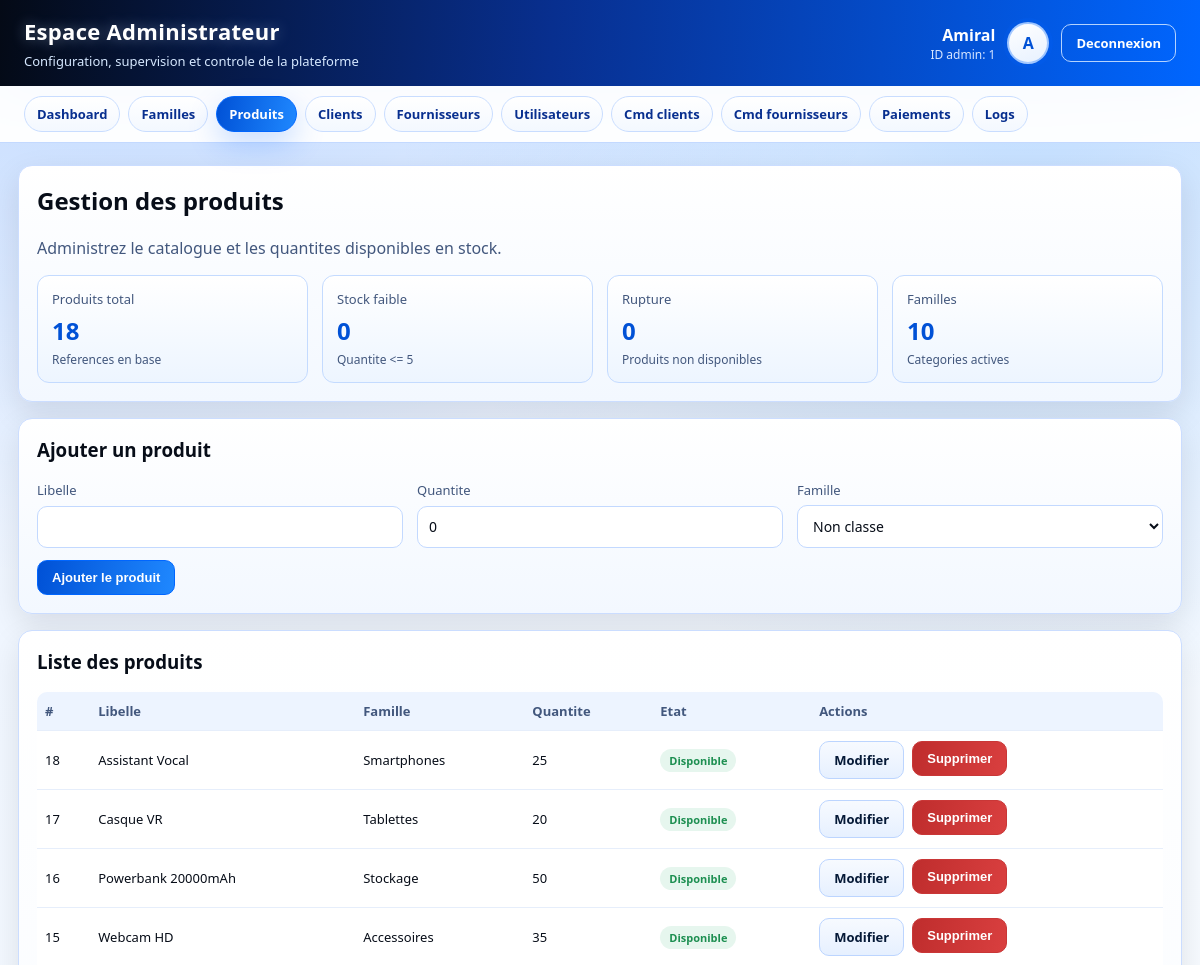
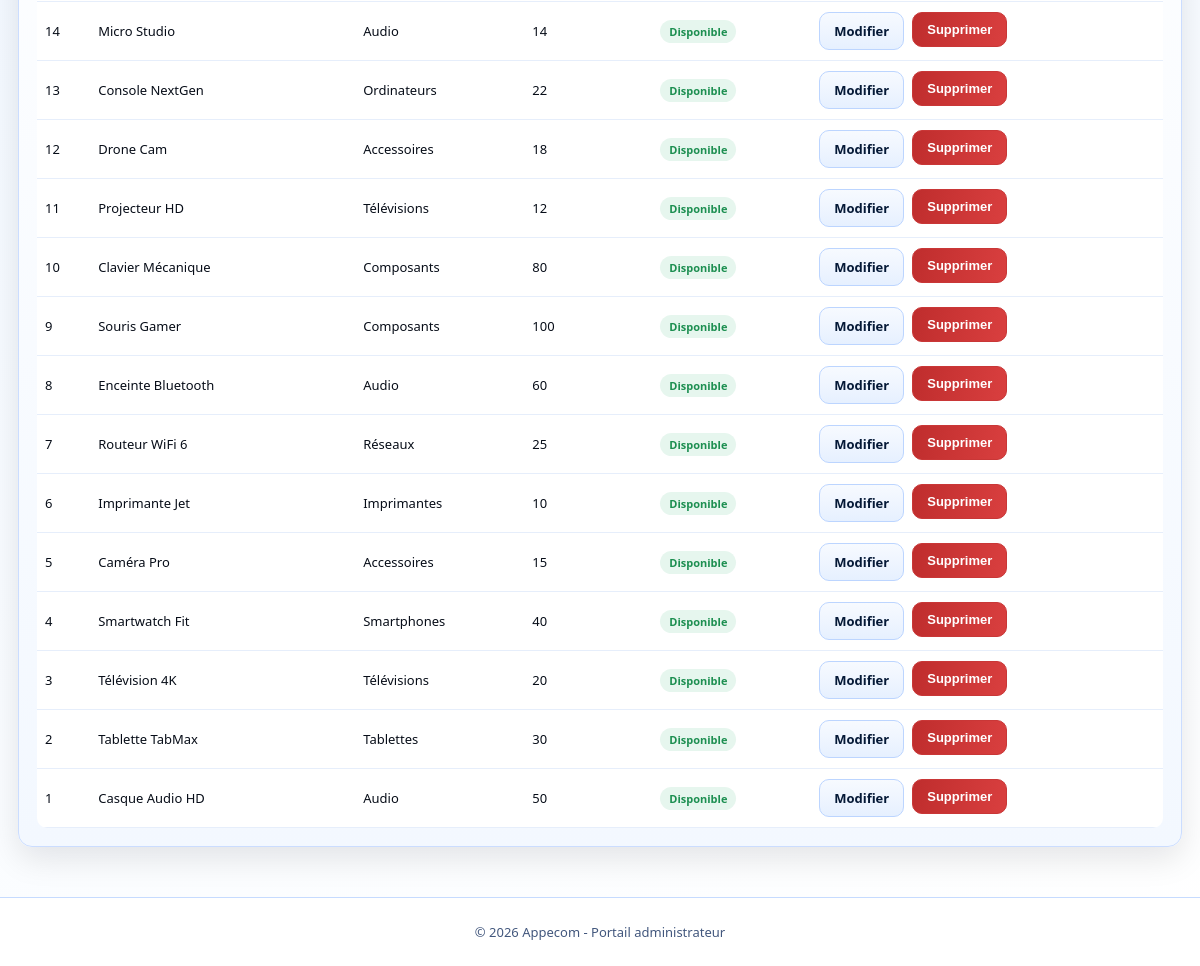
/admin/produits.php (signed in), run on the app's committed database (2 pictures, top to bottom).
### tables this page shows
CREATE TABLE IF NOT EXISTS `utilisateur` (
  `id_utilisateur` int NOT NULL AUTO_INCREMENT,
  `nom` varchar(50) NOT NULL,
  `email` varchar(100) NOT NULL,
  `mot_de_passe` varchar(255) NOT NULL,
  `role` enum('Administrateur','Employe') NOT NULL,
  `created_at` timestamp NULL DEFAULT CURRENT_TIMESTAMP,
  PRIMARY KEY (`id_utilisateur`),
  UNIQUE KEY `email` (`email`)
);

CREATE TABLE IF NOT EXISTS `produit` (
  `id_produit` int NOT NULL AUTO_INCREMENT,
  `libelle` varchar(50) NOT NULL,
  `prix` decimal(10,2) NOT NULL,
  `description` varchar(255) DEFAULT NULL,
  `quantite` int DEFAULT '0',
  `id_famille` int DEFAULT NULL,
  PRIMARY KEY (`id_produit`),
  KEY `id_famille` (`id_famille`)
);

### admin/_layout.php (called while the page is built, shortened)
<?php
$adminId = (int) $_SESSION['id_utilisateur'];
$adminName = isset($_SESSION['user']) ? trim((string) $_SESSION['user']) : 'Administrateur';
$dbPath = __DIR__ . '/../connexion_bd/connexion_bd.php';
if (file_exists($dbPath)) {
    if (isset($conn) && $conn instanceof mysqli) {
        $adminDb = $conn;
        $roleStmt = $adminDb->prepare('SELECT role, nom FROM Utilisateur WHERE id_utilisateur = ? LIMIT 1');
        if ($roleStmt) {
            $roleStmt->bind_param('i', $adminId);
            if ($roleStmt->execute()) {
                $roleResult = $roleStmt->get_result();
                $roleRow = $roleResult ? $roleResult->fetch_assoc() : null;
                if (!empty($roleRow['nom'])) {
                    $adminName = trim((string) $roleRow['nom']);
                }
            }
        }
    } else {
        $adminDbError = 'Connexion base indisponible.';
    }
} else {
    $adminDbError = 'Fichier de connexion base introuvable.';
}
$parts = preg_split('/\s+/', $adminName);
$adminInitials = '';
if (is_array($parts)) {
    foreach (array_slice($parts, 0, 2) as $part) {
        if ($part !== '') {
            $adminInitials .= strtoupper(substr($part, 0, 1));
        }
    }
}
$adminNav = [
    ['key' => 'dashboard', 'label' => 'Dashboard', 'href' => '../fonction_interne/dashboard_admin.php'],
    ['key' => 'familles', 'label' => 'Familles', 'href' => 'familles.php'],
    ['key' => 'produits', 'label' => 'Produits', 'href' => 'produits.php'],
    ['key' => 'clients', 'label' => 'Clients', 'href' => 'clients.php'],
    ['key' => 'fournisseurs', 'label' => 'Fournisseurs', 'href' => 'fournisseurs.php'],
    ['key' => 'utilisateurs', 'label' => 'Utilisateurs', 'href' => 'utilisateurs.php'],
    ['key' => 'commande_client', 'label' => 'Cmd clients', 'href' => 'commande_client.php'],
    ['key' => 'commande_fournisseur', 'label' => 'Cmd fournisseurs', 'href' => 'commande_fournisseur.php'],
    ['key' => 'paiement_client', 'label' => 'Paiements', 'href' => 'paiement_client.php'],
    ['key' => 'logs', 'label' => 'Logs', 'href' => 'logs.php'],
];
function admin_h($value)
{
    return htmlspecialchars((string) $value, ENT_QUOTES, 'UTF-8');
}

### admin/produits.php (the view, shortened to what this page needs)
<?php
require __DIR__ . '/_layout.php';
$activePage = 'produits';
$families = [];
if ($adminDb instanceof mysqli) {
    $famRes = $adminDb->query('SELECT id_famille, libelle FROM Famille ORDER BY libelle ASC');
    if ($famRes) {
        while ($row = $famRes->fetch_assoc()) {
            $families[] = $row;
        }
    }
}
$products = [];
if ($adminDb instanceof mysqli) {
    $result = $adminDb->query("SELECT p.id_produit, p.libelle, p.quantite, p.id_famille, COALESCE(f.libelle, 'Non classe') AS famille FROM Produit p LEFT JOIN Famille f ON f.id_famille = p.id_famille ORDER BY p.id_produit DESC");
    if ($result) {
        while ($row = $result->fetch_assoc()) {
            $products[] = $row;
        }
    }
}
$currentProduct = null;
include __DIR__ . '/_header.php';
?>
<section class="panel">
  <h2>Gestion des produits</h2>
  <p class="muted">Administrez le catalogue et les quantites disponibles en stock.</p>
  <div class="grid-4" style="margin-top:12px;">
    <article class="stat">
      <div class="label">Produits total</div>
      <div class="value"><?php echo count($products); ?></div>
      <div class="sub">References en base</div>
    </article>
    <article class="stat">
      <div class="label">Stock faible</div>
      <div class="value"><?php echo count(array_filter($products, function ($p) { return (int) $p['quantite'] > 0 && (int) $p['quantite'] <= 5; })); ?></div>
      <div class="sub">Quantite <= 5</div>
    </article>
    <article class="stat">
      <div class="label">Rupture</div>
      <div class="value"><?php echo count(array_filter($products, function ($p) { return (int) $p['quantite'] <= 0; })); ?></div>
      <div class="sub">Produits non disponibles</div>
    </article>
    <article class="stat">
      <div class="label">Familles</div>
      <div class="value"><?php echo count($families); ?></div>
      <div class="sub">Categories actives</div>
    </article>
  </div>
</section>
<section class="panel">
  <h3><?php echo $currentProduct ? 'Modifier un produit' : 'Ajouter un produit'; ?></h3>
  <form method="post" class="form-grid" style="margin-top:12px;">
    <div class="grid-3">
      <div class="field">
        <label>Libelle</label>
        <input type="text" name="libelle" maxlength="50" required value="<?php echo admin_h($currentProduct['libelle'] ?? ''); ?>">
      </div>
      <div class="field">
        <label>Quantite</label>
        <input type="number" name="quantite" min="0" required value="<?php echo admin_h($currentProduct['quantite'] ?? 0); ?>">
      </div>
      <div class="field">
        <label>Famille</label>
        <select name="id_famille">
          <option value="0">Non classe</option>
        </select>
      </div>
    </div>
    <div class="actions-row">
      <button type="submit" class="btn"><?php echo $currentProduct ? 'Enregistrer la mise a jour' : 'Ajouter le produit'; ?></button>
    </div>
  </form>
</section>
<section class="panel">
  <h3>Liste des produits</h3>
  <?php if (!empty($products)): ?>
    <div class="table-wrap">
      <table>
        <thead>
          <tr>
            <th>#</th>
            <th>Libelle</th>
            <th>Famille</th>
            <th>Quantite</th>
            <th>Etat</th>
            <th>Actions</th>
          </tr>
        </thead>
        <tbody>
          <?php foreach ($products as $product): ?>
            <?php
              $qty = (int) $product['quantite'];
              if ($qty <= 0) {
                  $stockText = 'Rupture';
                  $stockClass = 'badge danger';
              } elseif ($qty <= 5) {
                  $stockText = 'Stock faible';
                  $stockClass = 'badge warning';
              } else {
                  $stockText = 'Disponible';
                  $stockClass = 'badge success';
              }
            ?>
            <tr>
              <td><?php echo (int) $product['id_produit']; ?></td>
              <td><?php echo admin_h($product['libelle']); ?></td>
              <td><?php echo admin_h($product['famille']); ?></td>
              <td><?php echo $qty; ?></td>
              <td><span class="<?php echo $stockClass; ?>"><?php echo admin_h($stockText); ?></span></td>
              <td>
                <div class="actions-row">
                  <a class="btn btn-secondary" href="?edit=<?php echo (int) $product['id_produit']; ?>">Modifier</a>
                  <form method="post" onsubmit="return confirm('Supprimer ce produit ?');">
                    <button type="submit" class="btn btn-danger">Supprimer</button>
                  </form>
                </div>
              </td>
            </tr>
          <?php endforeach; ?>
        </tbody>
      </table>
    </div>
  <?php else: ?>
    <div class="empty-state">Aucun produit enregistre.</div>
  <?php endif; ?>
</section>
<?php include __DIR__ . '/_footer.php'; ?>

### admin/_header.php (shortened to what this page needs)
<!DOCTYPE html>
<html lang="fr">
<head>
  <link rel="stylesheet" href="admin-theme.css">
</head>
<body>
  <div class="site-shell">
    <header class="topbar">
      <div class="brand">
        <h1>Espace Administrateur</h1>
        <p>Configuration, supervision et controle de la plateforme</p>
      </div>
      <div class="identity">
        <div>
          <div class="identity-name"><?php echo admin_h($adminName); ?></div>
          <div class="identity-sub">ID admin: <?php echo (int) $adminId; ?></div>
        </div>
        <div class="avatar"><?php echo admin_h($adminInitials); ?></div>
        <a href="../fonction_interne/logout.php" class="btn btn-outline">Deconnexion</a>
      </div>
    </header>
    <nav class="main-nav">
      <?php foreach ($adminNav as $item): ?>
        <a class="nav-link <?php echo $activePage === $item['key'] ? 'active' : ''; ?>" href="<?php echo admin_h($item['href']); ?>">
          <?php echo admin_h($item['label']); ?>
        </a>
      <?php endforeach; ?>
    </nav>
    <main class="page-wrap">

### data on the page
utilisateur: nom "Amiral"
produit: id_produit "18", libelle "Assistant Vocal", famille "Smartphones", quantite "25", quantite "Disponible"
produit: id_produit "17", libelle "Casque VR", famille "Tablettes", quantite "20", quantite "Disponible"
produit: id_produit "16", libelle "Powerbank 20000mAh", famille "Stockage", quantite "50", quantite "Disponible"
produit: id_produit "15", libelle "Webcam HD", famille "Accessoires", quantite "35", quantite "Disponible"
produit: id_produit "14", libelle "Micro Studio", famille "Audio", quantite "14", quantite "Disponible"
produit: id_produit "13", libelle "Console NextGen", famille "Ordinateurs", quantite "22", quantite "Disponible"
produit: id_produit "12", libelle "Drone Cam", famille "Accessoires", quantite "18", quantite "Disponible"
produit: id_produit "11", libelle "Projecteur HD", famille "Télévisions", quantite "12", quantite "Disponible"
produit: id_produit "10", libelle "Clavier Mécanique", famille "Composants", quantite "80", quantite "Disponible"
produit: id_produit "9", libelle "Souris Gamer", famille "Composants", quantite "100", quantite "Disponible"
produit: id_produit "8", libelle "Enceinte Bluetooth", famille "Audio", quantite "60", quantite "Disponible"
produit: id_produit "7", libelle "Routeur WiFi 6", famille "Réseaux", quantite "25", quantite "Disponible"
produit: id_produit "6", libelle "Imprimante Jet", famille "Imprimantes", quantite "10", quantite "Disponible"
produit: id_produit "5", libelle "Caméra Pro", famille "Accessoires", quantite "15", quantite "Disponible"
produit: id_produit "4", libelle "Smartwatch Fit", famille "Smartphones", quantite "40", quantite "Disponible"
produit: id_produit "3", libelle "Télévision 4K", famille "Télévisions", quantite "20", quantite "Disponible"
produit: id_produit "2", libelle "Tablette TabMax", famille "Tablettes", quantite "30", quantite "Disponible"
produit: id_produit "1", libelle "Casque Audio HD", famille "Audio", quantite "50", quantite "Disponible"

### other printed values
$adminId "1"
admin_h($adminInitials) "A"
admin_h($item['label']) "Dashboard"
admin_h($item['label']) "Familles"
admin_h($item['label']) "Produits"
admin_h($item['label']) "Clients"
admin_h($item['label']) "Fournisseurs"
admin_h($item['label']) "Utilisateurs"
admin_h($item['label']) "Cmd clients"
admin_h($item['label']) "Cmd fournisseurs"
admin_h($item['label']) "Paiements"
admin_h($item['label']) "Logs"
count($products) "18"
count($families) "10"
